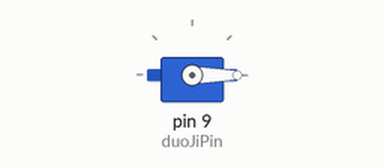
Simulated run of this sketch. Board: Arduino Uno, built with avr-gcc and run on an emulated ATmega328P. Shown: servo.

Above: at 0.05 s.
At 1.25 s:
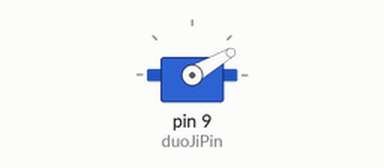
At 2.5 s:
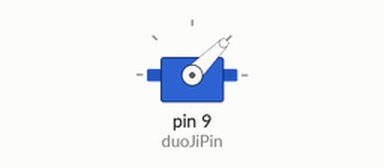
At 5.0 s:
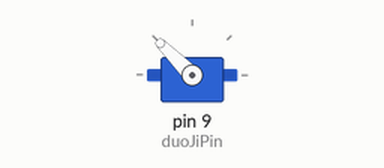
Timing chart, 0 to 6.5 s (numbered marks = the images above):
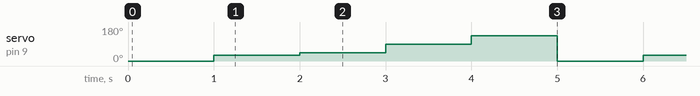

Measured:
- by itself, servo on pin 9 (duoJiPin): repeats every 5.0 s: 45° 1.0 s, 90° 1.0 s, 135° 1.0 s, 0° 1.0 s, 30° 1.0 s

The sketch:

_Servo_.ino
```cpp
#include <Servo.h>//引入舵机库

Servo duoJi;//创建舵机
int duoJiPin=9;//定义舵机引脚
int angle[]={0,30,45,90,135};//角度数组，避免反复麻烦

void setup() {
  // put your setup code here, to run once:
  duoJi.attach(duoJiPin);//连接舵机与引脚
}

void loop() {
  // put your main code here, to run repeatedly:
  for(int i=0;i<5;i++){
    duoJi.write(angle[i]);
    delay(1000);
  }//遍历数组
}
```
